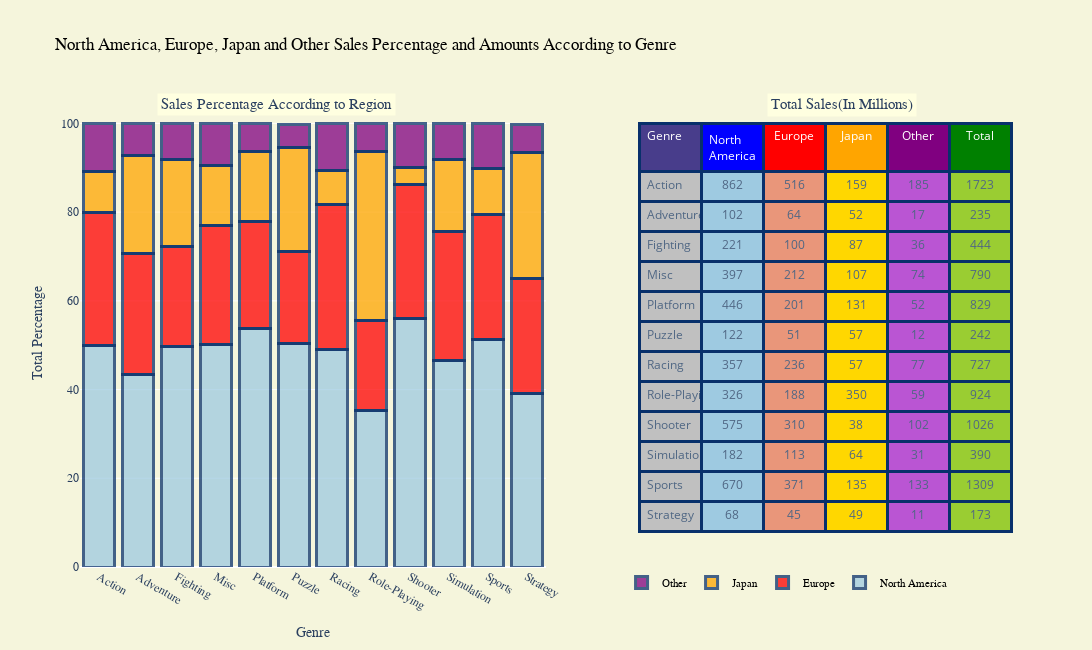

Notebook cell for this chart:
### Code cell
x=genre.Genre
NA_Perce=list(genre["NA_Sales"]/genre["Global_Sales"]*100)
EU_Perce=list(genre["EU_Sales"]/genre["Global_Sales"]*100)
JP_Perce=list(genre["JP_Sales"]/genre["Global_Sales"]*100)
Other_Perce=list(genre["Other_Sales"]/genre["Global_Sales"]*100)

trace1 = go.Bar(
    x=x,
    y=NA_Perce,
    name="North America" ,
    xaxis='x2', yaxis='y2',
    marker=dict(
        color='rgb(158,202,225)',
        line=dict(
            color='rgb(8,48,107)',
            width=3),
        ),
    opacity=0.75)
trace2 = go.Bar(
    x=x,
    y=EU_Perce,
    xaxis='x2', yaxis='y2',
    marker=dict(
        color='red',
        line=dict(
            color='rgb(8,48,107)',
            width=3),
        ),
    opacity=0.75,
    name = "Europe",
    )
trace3 = go.Bar(
    x=x,
    y=JP_Perce,
    xaxis='x2', yaxis='y2',
  
    marker=dict(
        color='orange',
        line=dict(
            color='rgb(8,48,107)',
            width=3),
        ),
    opacity=0.75,
    name = "Japan",
    )
trace4 = go.Bar(
    x=x,
    y=Other_Perce,
    xaxis='x2', yaxis='y2',
    
    marker=dict(
        color='purple',
        line=dict(
            color='rgb(8,48,107)',
            width=3),
        ),
    opacity=0.75,
    name = "Other",)
trace5=go.Table(
  header = dict(
    values = table_data.columns,
    line = dict(color = 'rgb(8,48,107)',width=3),
    fill = dict(color = ["darkslateblue","blue","red", "orange","purple","green"]),
    align = ['left','center'],
    font = dict(color = 'white', size = 12),
     height=30,
  ),
  cells = dict(
    values = [table_data.Genre,round(table_data["North America"]),round(table_data["Europe"]), round(table_data["Japan"]), round(table_data["Other"]),round(table_data["Total"])],
    height=30,
    line = dict(color = 'rgb(8,48,107)',width=3),
    fill = dict(color = ["silver","rgb(158,202,225)","darksalmon", "gold","mediumorchid","yellowgreen"]),
    align = ['left', 'center'],
    font = dict(color = '#506784', size = 12)),
    domain=dict(x=[0.60,1],y=[0,0.95]),
)

data = [trace1, trace2,trace3,trace4,trace5]
layout = go.Layout(barmode='stack',autosize=False,width=1200,height=650,
                legend=dict(x=.58, y=0,orientation="h",font=dict(family='Courier New, monospace',size=11,color='#000'),
                           bgcolor='beige', bordercolor='beige', borderwidth=1),
                title='North America, Europe, Japan and Other Sales Percentage and Amounts According to Genre',
                titlefont=dict(family='Courier New, monospace',size=17,color='black'),
                xaxis2=dict(domain=[0, 0.50],anchor="y2", title='Genre',titlefont=dict(family='Courier New, monospace'),tickfont=dict(family='Courier New, monospace')), yaxis2=dict( domain=[0, 1],anchor='x2',title="Total Percentage",titlefont=dict(family='Courier New, monospace'),tickfont=dict(family='Courier New, monospace')),
                paper_bgcolor='beige',plot_bgcolor='beige',
                annotations=[ dict( text='Sales Percentage According to Region',x=0.08,y=1.02,xref="paper",yref="paper",showarrow=False,font=dict(size=15,family="Courier New, monospace"),bgcolor="lightyellow",borderwidth=5),dict( text='Total Sales(In Millions)',x=0.9,y=1.02,xref="paper",yref="paper",showarrow=False,font=dict(size=15,family='Courier New, monospace'),bgcolor="lightyellow",borderwidth=5)],
              
                  )
fig = go.Figure(data=data, layout=layout)
iplot(fig)

### Figure 1 — Plotly figure (JSON) as saved in the notebook; plotly's stock layout.template omitted (floating-point values rounded to 4 significant figures)
{"data": [{"marker": {"color": "rgb(158,202,225)", "line": {"color": "rgb(8,48,107)", "width": 3}}, "name": "North America", "opacity": 0.75, "type": "bar", "x": ["Action", "Adventure", "Fighting", "Misc", "Platform", "Puzzle", "Racing", "Role-Playing", "Shooter", "Simulation", "Sports", "Strategy"], "xaxis": "x2", "y": [50.02, 43.45, 49.71, 50.25, 53.79, 50.37, 49.11, 35.34, 56.05, 46.61, 51.18, 39.15], "yaxis": "y2"}, {"marker": {"color": "red", "line": {"color": "rgb(8,48,107)", "width": 3}}, "name": "Europe", "opacity": 0.75, "type": "bar", "x": ["Action", "Adventure", "Fighting", "Misc", "Platform", "Puzzle", "Racing", "Role-Playing", "Shooter", "Simulation", "Sports", "Strategy"], "xaxis": "x2", "y": [29.98, 27.17, 22.52, 26.81, 24.2, 20.86, 32.52, 20.3, 30.25, 28.98, 28.36, 25.88], "yaxis": "y2"}, {"marker": {"color": "orange", "line": {"color": "rgb(8,48,107)", "width": 3}}, "name": "Japan", "opacity": 0.75, "type": "bar", "x": ["Action", "Adventure", "Fighting", "Misc", "Platform", "Puzzle", "Racing", "Role-Playing", "Shooter", "Simulation", "Sports", "Strategy"], "xaxis": "x2", "y": [9.209, 22.16, 19.63, 13.5, 15.76, 23.4, 7.789, 37.92, 3.721, 16.29, 10.29, 28.34], "yaxis": "y2"}, {"marker": {"color": "purple", "line": {"color": "rgb(8,48,107)", "width": 3}}, "name": "Other", "opacity": 0.75, "type": "bar", "x": ["Action", "Adventure", "Fighting", "Misc", "Platform", "Puzzle", "Racing", "Role-Playing", "Shooter", "Simulation", "Sports", "Strategy"], "xaxis": "x2", "y": [10.73, 7.119, 8.15, 9.359, 6.213, 5.148, 10.55, 6.428, 9.93, 8.041, 10.13, 6.481], "yaxis": "y2"}, {"cells": {"align": ["left", "center"], "fill": {"color": ["silver", "rgb(158,202,225)", "darksalmon", "gold", "mediumorchid", "yellowgreen"]}, "font": {"color": "#506784", "size": 12}, "height": 30, "line": {"color": "rgb(8,48,107)", "width": 3}, "values": [["Action", "Adventure", "Fighting", "Misc", "Platform", "Puzzle", "Racing", "Role-Playing", "Shooter", "Simulation", "Sports", "Strategy"], [862, 102, 221, 397, 446, 122, 357, 326, 575, 182, 670, 68], [516, 64, 100, 212, 201, 51, 236, 188, 310, 113, 371, 45], [159, 52, 87, 107, 131, 57, 57, 350, 38, 64, 135, 49], [185, 17, 36, 74, 52, 12, 77, 59, 102, 31, 133, 11], [1723, 235, 444, 790, 829, 242, 727, 924, 1026, 390, 1309, 173]]}, "domain": {"x": [0.6, 1], "y": [0, 0.95]}, "header": {"align": ["left", "center"], "fill": {"color": ["darkslateblue", "blue", "red", "orange", "purple", "green"]}, "font": {"color": "white", "size": 12}, "height": 30, "line": {"color": "rgb(8,48,107)", "width": 3}, "values": ["Genre", "North America", "Europe", "Japan", "Other", "Total"]}, "type": "table"}], "layout": {"annotations": [{"bgcolor": "lightyellow", "borderwidth": 5, "font": {"family": "Courier New, monospace", "size": 15}, "showarrow": false, "text": "Sales Percentage According to Region", "x": 0.08, "xref": "paper", "y": 1.02, "yref": "paper"}, {"bgcolor": "lightyellow", "borderwidth": 5, "font": {"family": "Courier New, monospace", "size": 15}, "showarrow": false, "text": "Total Sales(In Millions)", "x": 0.9, "xref": "paper", "y": 1.02, "yref": "paper"}], "autosize": false, "barmode": "stack", "height": 650, "legend": {"bgcolor": "beige", "bordercolor": "beige", "borderwidth": 1, "font": {"color": "#000", "family": "Courier New, monospace", "size": 11}, "orientation": "h", "x": 0.58, "y": 0}, "paper_bgcolor": "beige", "plot_bgcolor": "beige", "title": {"font": {"color": "black", "family": "Courier New, monospace", "size": 17}, "text": "North America, Europe, Japan and Other Sales Percentage and Amounts According to Genre"}, "width": 1200, "xaxis2": {"anchor": "y2", "domain": [0, 0.5], "tickfont": {"family": "Courier New, monospace"}, "title": {"font": {"family": "Courier New, monospace"}, "text": "Genre"}}, "yaxis2": {"anchor": "x2", "domain": [0, 1], "tickfont": {"family": "Courier New, monospace"}, "title": {"font": {"family": "Courier New, monospace"}, "text": "Total Percentage"}}}}
